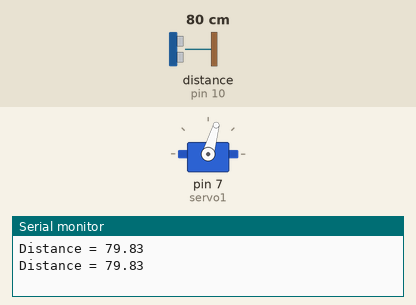
Bench run of a sketch on a simulated Arduino Uno, built with avr-gcc and run on an emulated ATmega328P. Parts: servo, the last lines printed to the serial monitor. Wiring (inferred from the names in the program): ultrasonic range finder: trigger pin 9; echo pin 10. Inputs (shaded band) come from the test bench; at power-on: distance to the obstacle (sensor on pin 10) 80 cm. The echo pulse lasts 58.3 µs per cm.

Above: at 2.6 s.
2.7 s: distance to the obstacle (sensor on pin 10) set to 2 cm
At 2.88 s:
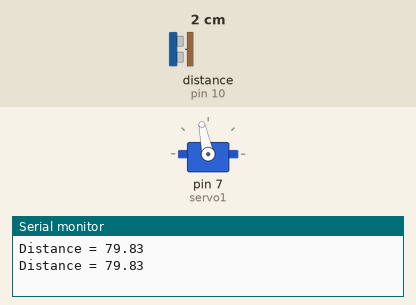
7.5 s: distance to the obstacle (sensor on pin 10) set to 35 cm
At 7.73 s:
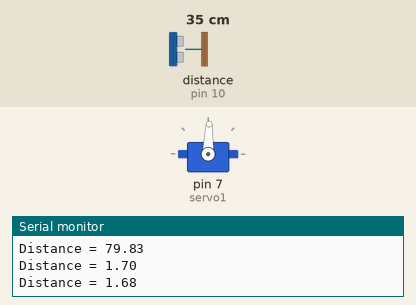
11.0 s: distance to the obstacle (sensor on pin 10) set to 4 cm
At 11.39 s:
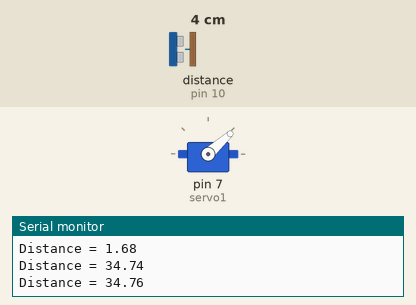
Timing chart, 0 to 20.5 s (numbered marks = the images above; inputs shaded):
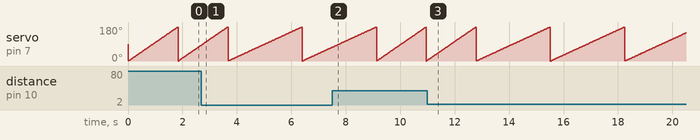

Measured:
- by itself, servo on pin 7 (servo1): ramps from 0° to 180° and jumps back, once every 2.7 s

The sketch:

MAIE_Project.ino
```cpp
#include <Servo.h>


const int trigP = 9;
const int echoP = 10;

Servo servo1;
float distance;
float time;
int pos = 0;  // variable to store the servo position
void setup() {
  pinMode(trigP, OUTPUT); // sets the trigP as an Output
  pinMode(echoP, INPUT); // sets the echoP as an input
  servo1.attach (7); // attach the servo on pin 7 to theservo object
  Serial.begin(9600); // Starts the serial communication
}

void loop() {

  // Clears trigP (Make sure it's set to low)
  digitalWrite(trigP, LOW);
  delayMicroseconds(2);
  digitalWrite(trigP, HIGH);
  delayMicroseconds(1);
  digitalWrite(trigP, LOW); // Reads the echoP, returns the sound wave travel time in microseconds
  time = pulseIn(echoP, HIGH);

    distance = (time/2) / 29.1;   // calculating the distance in cm
    Serial.print("Distance = ");
    Serial.println(distance); // Reads the distance


for (pos = 0; pos <= 180; pos += 1) { // goes from 0 degrees to 180 degrees
    // in steps of 1 degree
    if(distance <= 30){
    servo1.write(pos);   // tell servo to go to position in variable 'pos'
    delay(15);  // waits 15 ms for the servo to reach the position
    }
   else if (distance <= 90) {
     servo1.write(pos);
     delay(10);
   }
   else{
     servo1.write(pos);
     delay(5);
   }

  }


}
  
```

Ultrasonic.cpp
```cpp
 /* #include <Servo.h>


const int trigP = 9;
const int echoP = 10;

Servo servo1;
float distance;
float time;
int pos = 0;  // variable to store the servo position
void setup() {
  pinMode(trigP, OUTPUT); // sets the trigP as an Output
  pinMode(echoP, INPUT); // sets the echoP as an input
  servo1.attach (7); // attach the servo on pin 7 to theservo object
  Serial.begin(9600); // Starts the serial communication
}

void loop() {

  // Clears trigP (Make sure it's set to low)
  digitalWrite(trigP, LOW);
  delayMicroseconds(2);
  digitalWrite(trigP, HIGH);
  delayMicroseconds(1);
  digitalWrite(trigP, LOW); // Reads the echoP, returns the sound wave travel time in microseconds
  time = pulseIn(echoP, HIGH);

    distance = (time/2) / 29.1;   // calculating the distance in cm
    Serial.print("Distance = ");
    Serial.println(distance); // Reads the distance


for (pos = 0; pos <= 180; pos += 1) { // goes from 0 degrees to 180 degrees
    // in steps of 1 degree
    if(distance <= 30){
    servo1.write(pos);   // tell servo to go to position in variable 'pos'
    delay(15);  // waits 15 ms for the servo to reach the position
    }
   else if (distance <= 90) {
     servo1.write(pos);
     delay(10);
   }
   else{
     servo1.write(pos);
     delay(5);
   }

  }
} */
```
